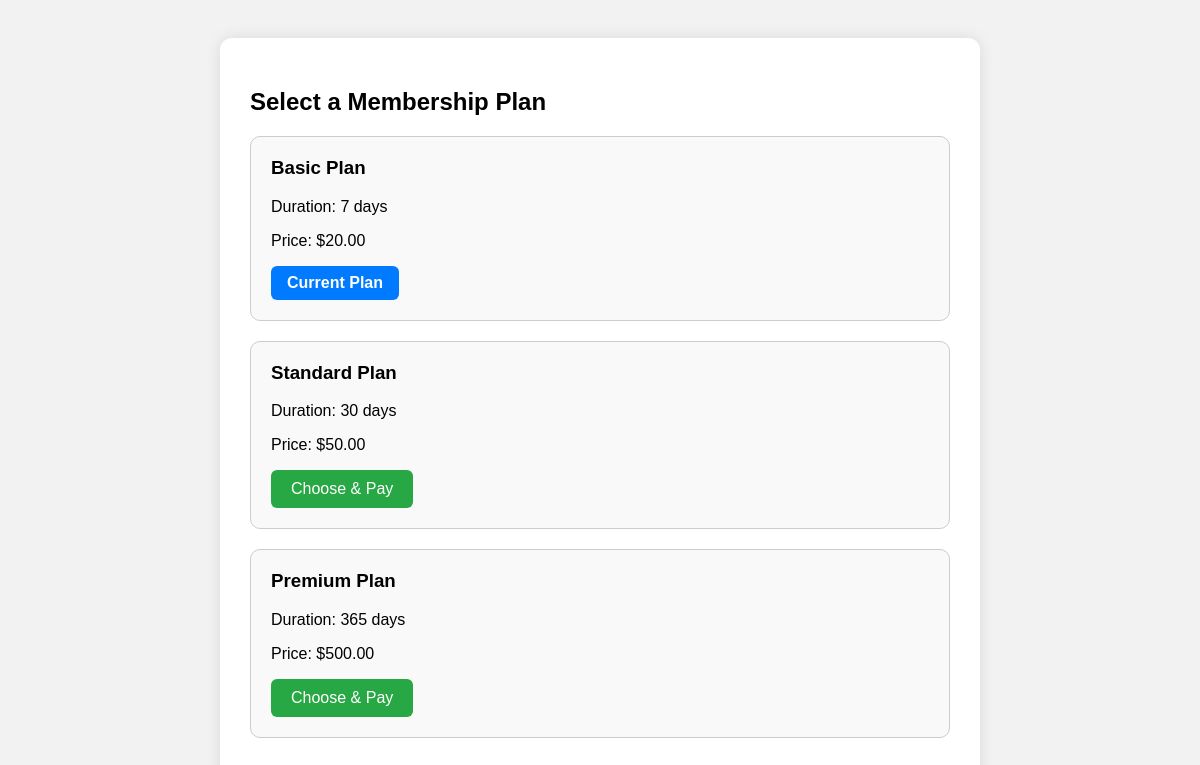
Page /plans.php (signed in) on the committed database.
### tables this page shows
CREATE TABLE `plans` (
  `id` int(11) NOT NULL,
  `name` varchar(100) NOT NULL,
  `duration` int(11) NOT NULL,
  `price` decimal(10,2) NOT NULL
);

### plans.php (the view, shortened to what this page needs)
<?php
include 'db_connect.php';
$userId = $_SESSION['user_id'];
$plans = [];
$resultPlans = $conn->query("SELECT * FROM plans");
if ($resultPlans->num_rows > 0) {
    while ($row = $resultPlans->fetch_assoc()) {
        $plans[] = $row;
    }
}
$currentPlanId = isset($_SESSION['membership_type']) ? intval($_SESSION['membership_type']) : null;
if (!$currentPlanId) {
    $stmtUser = $conn->prepare("SELECT membership_type FROM users WHERE id = ?");
    $stmtUser->bind_param("i", $userId);
    $stmtUser->execute();
    $resultUser = $stmtUser->get_result();
    $user = $resultUser->fetch_assoc();
    $currentPlanId = isset($user['membership_type']) ? intval($user['membership_type']) : null;
}
?>
<!DOCTYPE html>
<html>
<head>
</head>
<body>
<div class="container">
    <h2>Select a Membership Plan</h2>
    <?php if (empty($plans)): ?>
        <p>No plans available.</p>
    <?php else: ?>
        <?php foreach ($plans as $row): ?>
            <div class="plan">
                <h3><?= htmlspecialchars($row['name']) ?></h3>
                <p>Duration: <?= htmlspecialchars($row['duration']) ?> days</p>
                <p>Price: $<?= htmlspecialchars($row['price']) ?></p>
                <?php if ($currentPlanId == $row['id']): ?>
                    <span class="current-plan">Current Plan</span>
                <?php else: ?>
                    <a href="checkout.php?plan_id=<?= $row['id'] ?>" class="button-link">Choose & Pay</a>
                <?php endif; ?>
            </div>
        <?php endforeach; ?>
    <?php endif; ?>
</div>
</body>
</html>

### plans.php (style rules this page uses)
body { font-family: Arial, sans-serif; background: #f2f2f2; padding: 30px; }
.container { max-width: 700px; margin: auto; background: #fff; padding: 30px; border-radius: 12px; box-shadow: 0 0 15px rgba(0,0,0,0.1); }
.plan { border: 1px solid #ccc; padding: 20px; margin-bottom: 20px; border-radius: 10px; background: #f9f9f9; }
.plan h3 { margin-top: 0; }
.plan button, .plan a.button-link { padding: 10px 20px; background-color: #28a745; color: #fff; border: none; border-radius: 6px; cursor: pointer; text-decoration: none; display: inline-block; }
.current-plan { background-color: #007bff; color: white; font-weight: bold; padding: 8px 16px; border-radius: 6px; display: inline-block; }

### rows in the picture
plans: name "Basic Plan", duration "7", price "20.00", shows "Current Plan"
plans: name "Standard Plan", duration "30", price "50.00"
plans: name "Premium Plan", duration "365", price "500.00"
